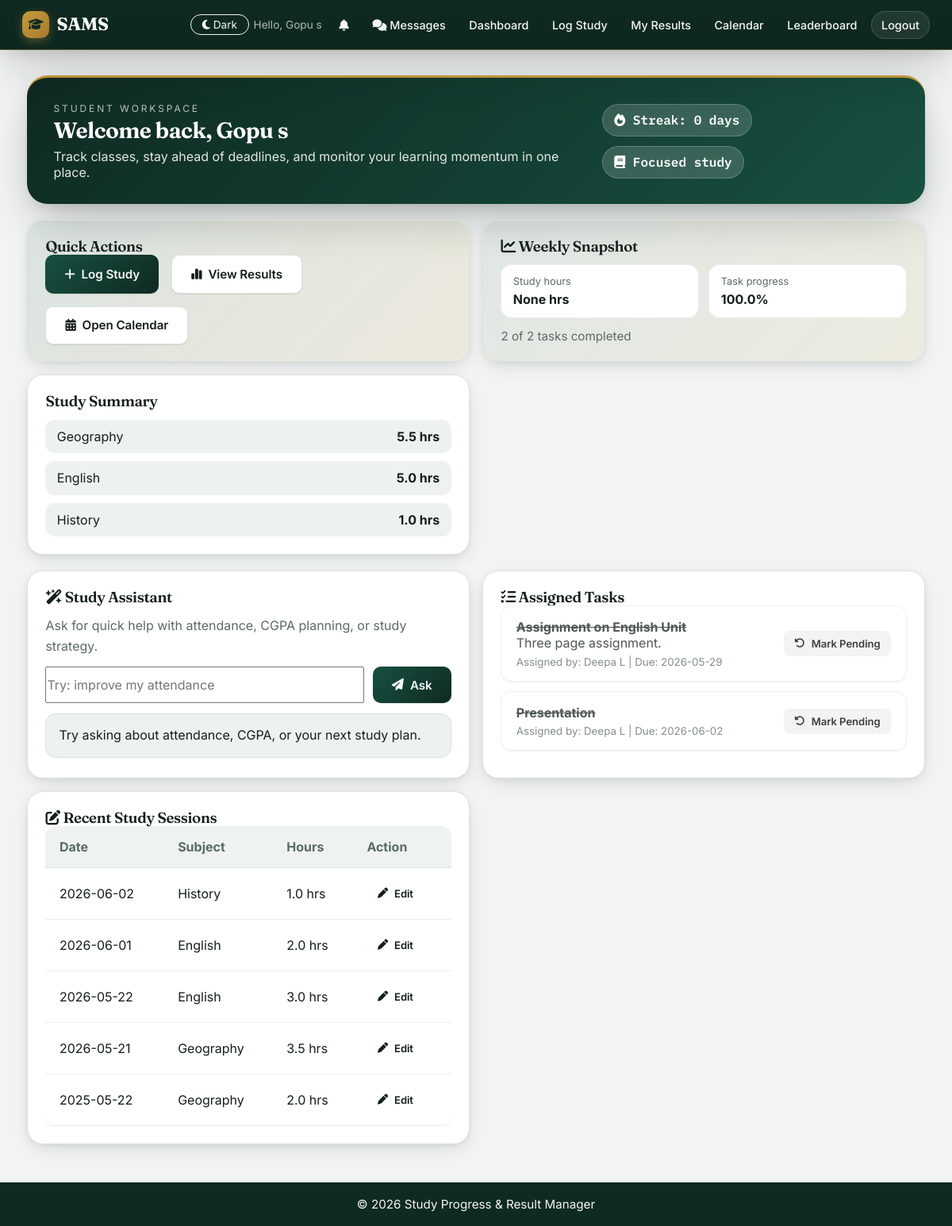
The page /student/dashboard (signed in) on the database its author committed.
### tables this page shows
CREATE TABLE subjects (
            id INTEGER PRIMARY KEY AUTOINCREMENT,
            name TEXT UNIQUE NOT NULL
        );

CREATE TABLE tasks (
            id INTEGER PRIMARY KEY AUTOINCREMENT,
            student_id INTEGER NOT NULL,
            teacher_id INTEGER NOT NULL,
            title TEXT NOT NULL,
            description TEXT,
            due_date DATE,
            is_completed INTEGER DEFAULT 0,
            created_at TIMESTAMP DEFAULT CURRENT_TIMESTAMP,
            FOREIGN KEY (student_id) REFERENCES users(id),
            FOREIGN KEY (teacher_id) REFERENCES users(id)
        );

CREATE TABLE "users" (
                id INTEGER PRIMARY KEY AUTOINCREMENT,
                username TEXT UNIQUE NOT NULL,
                password TEXT NOT NULL,
                role TEXT NOT NULL CHECK(role IN ('teacher', 'student', 'admin')),
                full_name TEXT NOT NULL,
                status TEXT NOT NULL CHECK(status IN ('pending', 'active', 'blocked')) DEFAULT 'pending',
                department TEXT,
                created_at TIMESTAMP DEFAULT CURRENT_TIMESTAMP
            , theme VARCHAR(10) DEFAULT 'light');

CREATE TABLE study_logs (
            id INTEGER PRIMARY KEY AUTOINCREMENT,
            student_id INTEGER NOT NULL,
            subject_id INTEGER NOT NULL,
            hours_spent REAL NOT NULL,
            study_date DATE NOT NULL,
            notes TEXT,
            created_at TIMESTAMP DEFAULT CURRENT_TIMESTAMP,
            FOREIGN KEY (student_id) REFERENCES users(id),
            FOREIGN KEY (subject_id) REFERENCES subjects(id)
        );

### app.py (the view)
@app.route('/student/dashboard')
@login_required
@student_required
def student_dashboard():
    repo = StudentRepository()
    data = repo.get_student_dashboard_data(session['user_id'])
    repo.close()
    study_dates = [datetime.fromisoformat(row['study_date']).date() for row in data['streak_rows']]
    streak = calculate_streak(study_dates)
    weekly_hours = data.get('weekly_hours', 0)
    completion_rate = 0
    if data.get('total_tasks', 0):
        completion_rate = round((data.get('completed_tasks', 0) / data['total_tasks']) * 100, 1)
    return render_template('student_dashboard.html',
                         study_logs=data['study_logs'],
                         study_summary=data['study_summary'],
                         tasks=data['tasks'],
                         streak=streak,
                         weekly_hours=weekly_hours,
                         completion_rate=completion_rate,
                         completed_tasks=data.get('completed_tasks', 0),
                         total_tasks=data.get('total_tasks', 0))

### app.py (called while the page is built)
def login_required(f):
    @wraps(f)
    def decorated_function(*args, **kwargs):
        if 'user_id' not in session:
            flash('Please log in to access this page.', 'error')
            return redirect(url_for('login'))
        return f(*args, **kwargs)
    return decorated_function

def student_required(f):
    @wraps(f)
    def decorated_function(*args, **kwargs):
        if session.get('role') != 'student':
            flash('This page is for students only.', 'error')
            return redirect(url_for('home'))
        return f(*args, **kwargs)
    return decorated_function

@app.context_processor
def inject_current_user():
    return {'current_user': CurrentUser(session)}

@app.context_processor
def inject_unread_notifications():
    count = 0
    if 'user_id' in session:
        try:
            conn = get_db_connection()
            row = conn.execute(
                'SELECT COUNT(*) AS c FROM notifications WHERE user_id = ? AND is_read = 0',
                (session['user_id'],)
            ).fetchone()
            dm_row = conn.execute('''
                SELECT COUNT(*) AS c FROM direct_messages dm
                JOIN conversations conv ON conv.id = dm.conversation_id
                WHERE (conv.user_a = ? OR conv.user_b = ?) AND dm.sender_id != ? AND dm.is_read = 0
            ''', (session['user_id'], session['user_id'], session['user_id'])).fetchone()
            conn.close()
            count = (row['c'] if row else 0) + (dm_row['c'] if dm_row else 0)
        except Exception:
            count = 0
    return {'unread_count': count}

    @property
    def is_authenticated(self):
        return bool(self.id)

### database.py (called while the page is built)
def get_db_connection():
    conn = sqlite3.connect(DATABASE)
    conn.row_factory = sqlite3.Row  # This lets us access columns by name
    return conn

### repositories/student_repository.py (called while the page is built)
    def close(self):
        self.conn.close()

### services/analytics_service.py (called while the page is built, shortened)
def calculate_streak(study_dates):
    if not study_dates:
        return 0
    study_dates = sorted(set(study_dates), reverse=True)
    today = date.today()
    if study_dates[0] != today:
        return 0

### templates/student_dashboard.html (shortened to what this page needs)
{% extends 'base.html' %}
{% block content %}
<div class="dashboard-shell">
    <section class="hero-card">
        <div>
            <p class="eyebrow">Student Workspace</p>
            <h1>Welcome back, {{ session.get('full_name') }}</h1>
            <p>Track classes, stay ahead of deadlines, and monitor your learning momentum in one place.</p>
        </div>
        <div class="hero-metrics">
            <div class="metric-pill"><i class="fa-solid fa-fire"></i> Streak: {{ streak }} days</div>
            <div class="metric-pill"><i class="fa-solid fa-book"></i> Focused study</div>
        </div>
    </section>
    <section class="widget-grid">
        <div class="widget-card accent-card">
            <h3>Quick Actions</h3>
            <div class="quick-actions">
                <a href="{{ url_for('add_study_log') }}" class="btn btn-primary"><i class="fa-solid fa-plus"></i> Log Study</a>
                <a href="{{ url_for('view_results') }}" class="btn btn-secondary"><i class="fa-solid fa-chart-simple"></i> View Results</a>
                <a href="{{ url_for('student_calendar') }}" class="btn btn-secondary"><i class="fa-solid fa-calendar-days"></i> Open Calendar</a>
            </div>
        </div>
        <div class="widget-card analytics-card">
            <h3><i class="fa-solid fa-chart-line"></i> Weekly Snapshot</h3>
            <div class="analytics-row">
                <div class="analytics-pill">
                    <span class="analytics-label">Study hours</span>
                    <strong>{{ weekly_hours }} hrs</strong>
                </div>
                <div class="analytics-pill">
                    <span class="analytics-label">Task progress</span>
                    <strong>{{ completion_rate }}%</strong>
                </div>
            </div>
            <p class="analytics-footnote">{{ completed_tasks }} of {{ total_tasks }} tasks completed</p>
        </div>
        <div class="widget-card">
            <h3>Study Summary</h3>
            {% if study_summary %}
                <ul class="summary-list">
                    {% for item in study_summary %}
                    <li>
                        <span>{{ item.subject_name }}</span>
                        <strong>{{ "%.1f"|format(item.total_hours) }} hrs</strong>
                    </li>
                    {% endfor %}
                </ul>
            {% else %}
                <p class="empty-state">No study sessions logged yet.</p>
            {% endif %}
        </div>
    </section>
    <section class="widget-grid two-col">
        <div class="widget-card assistant-card">
            <h3><i class="fa-solid fa-wand-magic-sparkles"></i> Study Assistant</h3>
            <p class="assistant-help">Ask for quick help with attendance, CGPA planning, or study strategy.</p>
            <form id="ai-assistant-form" class="assistant-form">
                <input type="text" id="ai-query" name="query" placeholder="Try: improve my attendance" required>
                <button type="submit" class="btn btn-primary"><i class="fa-solid fa-paper-plane"></i> Ask</button>
            </form>
            <div id="ai-result" class="assistant-result">Try asking about attendance, CGPA, or your next study plan.</div>
        </div>
        <div class="widget-card">
            <h3><i class="fa-solid fa-list-check"></i> Assigned Tasks</h3>
            {% if tasks %}
                <ul class="task-list">
                    {% for task in tasks %}
                    <li class="task-item {% if task.is_completed %}completed{% endif %}">
                        <div class="task-info">
                            <strong>{{ task.title }}</strong>
                            {% if task.description %}<p>{{ task.description }}</p>{% endif %}
                            <small>Assigned by: {{ task.teacher_name }}{% if task.due_date %} | Due: {{ task.due_date }}{% endif %}</small>
                        </div>
                        <form method="POST" action="{{ url_for('toggle_task', task_id=task.id) }}" style="display:inline;">
                            <button type="submit" class="btn btn-small">{% if task.is_completed %}<i class="fa-solid fa-rotate-left"></i> Mark Pending{% else %}<i class="fa-solid fa-circle-check"></i> Mark Done{% endif %}</button>
                        </form>
                    </li>
                    {% endfor %}
                </ul>
            {% else %}
                <p class="empty-state">No tasks assigned yet.</p>
            {% endif %}
        </div>
        <div class="widget-card">
            <h3><i class="fa-solid fa-pen-to-square"></i> Recent Study Sessions</h3>
            {% if study_logs %}
                <div class="table-card">
                    <table class="data-table">
                        <thead>
                            <tr>
                                <th>Date</th>
                                <th>Subject</th>
                                <th>Hours</th>
                                <th>Action</th>
                            </tr>
                        </thead>
                        <tbody>
                            {% for log in study_logs %}
                            <tr>
                                <td>{{ log.study_date }}</td>
                                <td>{{ log.subject_name }}</td>
                                <td>{{ log.hours_spent }} hrs</td>
                                <td><a href="{{ url_for('edit_study_log', log_id=log.id) }}" class="btn btn-small"><i class="fa-solid fa-pen"></i> Edit</a></td>
                            </tr>
                            {% endfor %}
                        </tbody>
                    </table>
                </div>
            {% else %}
                <p class="empty-state">No study sessions logged yet.</p>
            {% endif %}
        </div>
    </section>
</div>
{% endblock %}

### rows shown on the page
subjects: subject_name "Geography", total_hours "5.5"
subjects: subject_name "English", total_hours "5.0"
subjects: subject_name "History", total_hours "1.0"
tasks: title "Assignment on English Unit", description "Three page assignment.", teacher_name "Deepa L", due_date "2026-05-29", is_completed 1 (drawn)
tasks: title "Presentation", teacher_name "Deepa L", due_date "2026-06-02", is_completed 1 (drawn)
study_logs: study_date "2026-06-02", subject_name "History", hours_spent "1.0"
study_logs: study_date "2026-06-01", subject_name "English", hours_spent "2.0"
study_logs: study_date "2026-05-22", subject_name "English", hours_spent "3.0"
study_logs: study_date "2026-05-21", subject_name "Geography", hours_spent "3.5"
study_logs: study_date "2025-05-22", subject_name "Geography", hours_spent "2.0"

### other values the page prints
{{ session.get('full_name') }} "Gopu s"
{{ streak }} "0"
{{ weekly_hours }} "None"
{{ completion_rate }} "100.0"
{{ completed_tasks }} "2"
{{ total_tasks }} "2"
